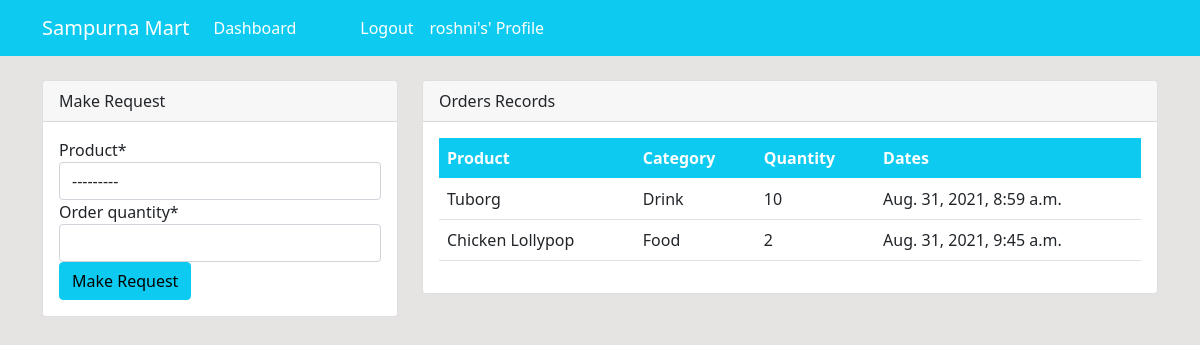
/ (signed in), run on the app's committed database.
### myapp/models.py (models this page shows, shortened)
class Order(models.Model):
    product = models.ForeignKey(Product,on_delete=models.CASCADE)
    staff = models.ForeignKey(User,on_delete=models.CASCADE)
    order_quantity = models.PositiveIntegerField()
    date = models.DateTimeField(auto_now_add=True)
    class Meta:
        verbose_name_plural = 'Order'

class Product(models.Model):
    name = models.CharField(max_length=30)
    category = models.CharField(max_length=30,choices=CATEGORY,null=True)
    quantity = models.PositiveBigIntegerField()
    class Meta:
        verbose_name_plural = 'Product'
    def __str__(self):
        return f'{self.name}--{self.quantity}'

### myapp/views.py (the view)
# urls.py: path('',views.index, name='index'),
@login_required(login_url='login')
def index(request):
    orders = Order.objects.all()
    product = Product.objects.all()
    orders_count = orders.count()
    product_count = product.count()
    staff_count = User.objects.all().count()
    if request.method =="POST":
        form = OrderForm(request.POST)
        if form.is_valid():
            instance = form.save(commit=False)
            instance.staff = request.user
            instance.save()
            return redirect('dashboard:index')
    else:
        form = OrderForm()
    context ={
        'orders':orders,
        'form':form,
        'product':product,
        'orders_count':orders_count,
        'product_count':product_count,
        'workers_count':staff_count
    }
    return render(request,'dashboard/index.html',context)

### myapp/forms.py
class OrderForm(forms.ModelForm):
    class Meta:
        model = Order
        fields = ['product', 'order_quantity']

### templates/dashboard/index.html (shortened to what this page needs)
{% extends 'partials/base.html' %}
{% block content %}
{% if user.is_authenticated and user.is_staff and user.is_superuser %}
 {% include 'partials/topnav.html' %}
<div class="container">
    <div class="row my-5">
        <div class="col-md-6">
            <div class="bg-white">
                <canvas id="myChart1" width="400" height="300"></canvas>
                <script>
                    var ctx = document.getElementById('myChart1').getContext('2d');
                    var myChart1 = new Chart(ctx, {
                        type: 'pie',
                        data: {
                            labels: [{% for order in orders %} '{{order.product.name}}', {% endfor %}],
                            datasets: [{
                                label: 'Orders',
                                data: [{% for order in orders %}  {{order.order_quantity}}, {% endfor %}],
                                backgroundColor: [
                                    'rgba(255, 99, 132, 1)',
                                    'rgba(54, 162, 235, 1)',
                                    'rgba(255, 206, 86, 1)',
                                    'rgba(75, 192, 192, 1)',
                                    'rgba(153, 102, 255, 1)',
                                    'rgba(95, 159, 64, 1)',
                                    'rgba(155, 99, 132, 1)',
                                    'rgba(64, 162, 235, 1)',
                                    'rgba(25, 226, 86, 1)',
                                    'rgba(75, 172, 192, 1)',
                                    'rgba(153, 122, 255, 1)',
                                    'rgba(255, 159, 4, 1)',
                                ],
                                borderColor: [
                                    'rgba(255, 99, 132, 1)',
                                    'rgba(54, 162, 235, 1)',
                                    'rgba(255, 206, 86, 1)',
                                    'rgba(75, 192, 192, 1)',
                                    'rgba(153, 102, 255, 1)',
                                    'rgba(255, 159, 64, 1)'
                                ],
                                borderWidth: 1
                            }]
                        },
                        options: {
                            scales: {
                                yAxes: [{
                                    ticks: {
                                        beginAtZero: true
                                    }
                                }]
                            }
                        }
                    });
                </script>
            </div>
        </div>
        <div class="col-md-6">
            <div class="bg-white">
                <canvas id="myChart" width="400" height="300"></canvas>
                <script>
                    var ctx = document.getElementById('myChart').getContext('2d');
                    var myChart = new Chart(ctx, {
                        type: 'bar',
                        data: {
                            labels: [{% for product in product %}  '{{product.name}}', {% endfor %}],
                            datasets: [{
                                label: 'Products',
                                data: [{% for product in product %} {{product.quantity}}, {% endfor %}],
                                backgroundColor: [
                                    'rgba(255, 99, 132, 1)',
                                    'rgba(54, 162, 235, 1)',
                                    'rgba(255, 206, 86, 1)',
                                    'rgba(75, 192, 192, 1)',
                                    'rgba(153, 102, 255, 1)',
                                    'rgba(255, 159, 64, 1)'
                                ],
                                borderColor: [
                                    'rgba(255, 99, 132, 1)',
                                    'rgba(54, 162, 235, 1)',
                                    'rgba(255, 206, 86, 1)',
                                    'rgba(75, 192, 192, 1)',
                                    'rgba(153, 102, 255, 1)',
                                    'rgba(255, 159, 64, 1)'
                                ],
                                borderWidth: 1
                            }]
                        },
                        options: {
                            scales: {
                                yAxes: [{
                                    ticks: {
                                        beginAtZero: true
                                    }
                                }]
                            }
                        }
                    });
                </script>
            </div>
        </div>
    </div>
</div>
{% else %}
{% include 'dashboard/staff_index.html' %}
{% endif %}
{% endblock %}

### templates/partials/nav.html (shortened to what this page needs)
<nav class="navbar navbar-expand-lg navbar-info bg-info">
    <div class="container">
        <a class="navbar-brand text-white" href="{% url 'dashboard:index' %}">Sampurna Mart</a>
        <div class="collapse navbar-collapse" id="navbarSupportedContent">
            <ul class="navbar-nav mr-auto">
                <li class="nav-item active">
                    <a class="nav-link text-white" href="{% url 'dashboard:index' %}">Dashboard</a>
                </li>
            </ul>
            {% if not user.is_authenticated %}
              <ul class="navbar-nav mx-5">
                <li class="nav-item active">
                    <a class="nav-link text-white" href="{% url 'register' %}">Register</a>
                </li>
                <li class="nav-item">
                    <a class="nav-link text-white" href="{% url 'login' %}">Login</a>
                </li>
            </ul>
            {% else %}
             <ul class="navbar-nav ml-auto mx-5">
                <li class="nav-item active">
                    <a class="nav-link text-white" href="{% url 'logout' %}">Logout</a>
                </li>
                <li class="nav-item">
                    <a class="nav-link text-white" href="{% url 'profile' %}">{{user.username}}'s' Profile</a>
                </li>
            </ul>
            {% endif %}
        </div>
    </div>
</nav>

### templates/dashboard/staff_index.html (shortened to what this page needs)
{% load crispy_forms_tags %}
<div class="container">
    <div class="row mt-4">
        <div class="col-md-4">
            <div class="card">
                <div class="card-header">
                    Make Request
                </div>
                <div class="card-body">
                    <form method="POST">
                    {{form|crispy}}
                        <input class="btn btn-info btn-block" type="submit" value="Make Request">
                    </form>
                </div>
            </div>
        </div>
        <div class="col-md-8">
            <div class="card">
                <div class="card-header">
                    Orders Records
                </div>
                <div class="card-body">
                    <table class="table bg-white">
                        <thead class="bg-info text-white">
                            <tr>
                                <th scope="col">Product</th>
                                <th scope="col">Category</th>
                                <th scope="col">Quantity</th>
                                <th scope="col">Dates</th>
                            </tr>
                        </thead>
                        <tbody>
                        {% for order in orders %}
                        {% if order.staff == user %}
							<tr>
                                <td>{{order.product.name}}</td>
                                <td>{{order.product.category}}</td>
                                <td>{{order.order_quantity}}</td>
                                <td>{{order.date}}</td>
                            </tr>
                        {% endif %}
                        {% endfor %}
                        </tbody>
                    </table>
                </div>
            </div>
        </div>
    </div>
</div>

### static/style.css (style rules this page uses)
body { background: rgb(230, 227, 227); }

### data on the page
Order: product.name "Tuborg", product.category "Drink", order_quantity "10", date "Aug. 31, 2021, 8:59 a.m."
Order: product.name "Chicken Lollypop", product.category "Food", order_quantity "2", date "Aug. 31, 2021, 9:45 a.m."

### other printed values
{{ user.username }} "roshni"
